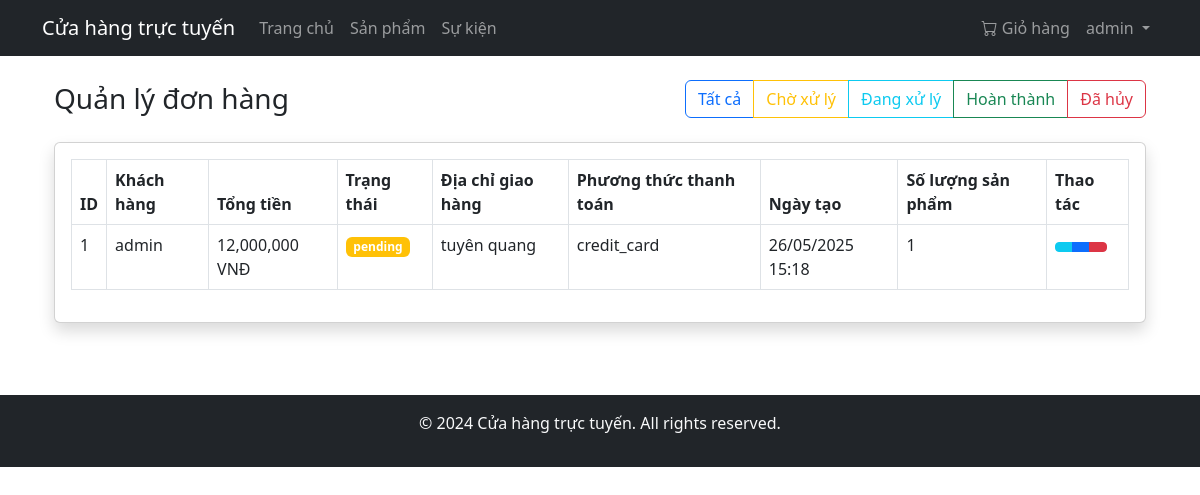
Page /order/admin/orders (signed in) on the committed database.
### app/models/user.py (models this page shows, shortened)
class User(UserMixin, db.Model):
    __tablename__ = 'users'
    id = db.Column(db.Integer, primary_key=True)
    username = db.Column(db.String(80), unique=True, nullable=False)
    email = db.Column(db.String(120), unique=True, nullable=False)
    password_hash = db.Column(db.String(128))
    is_admin = db.Column(db.Boolean, default=False)
    created_at = db.Column(db.DateTime, default=datetime.utcnow)
    orders = db.relationship('Order', back_populates='user', lazy=True)
    reviews = db.relationship('Review', back_populates='author', lazy='dynamic')
    cart = db.relationship('Cart', back_populates='user', uselist=False, cascade='all, delete-orphan')
    @property
    def cart_items(self):
        if self.cart:
            return self.cart.items
        return []

### app/models/order.py (models this page shows, shortened)
class Order(db.Model):
    __tablename__ = 'orders'
    id = db.Column(db.Integer, primary_key=True)
    user_id = db.Column(db.Integer, db.ForeignKey('users.id'), nullable=False)
    order_date = db.Column(db.DateTime, nullable=False, default=datetime.utcnow)
    total_amount = db.Column(db.Float, nullable=False)
    status = db.Column(db.String(20), nullable=False, default='pending')  # pending, processing, shipped, delivered, cancelled
    payment_method = db.Column(db.String(50), nullable=False)
    shipping_address = db.Column(db.Text, nullable=False)
    created_at = db.Column(db.DateTime, default=datetime.utcnow)
    updated_at = db.Column(db.DateTime, default=datetime.utcnow, onupdate=datetime.utcnow)
    user = db.relationship('User', back_populates='orders')
    items = db.relationship('OrderItem', back_populates='order', cascade='all, delete-orphan')

### app/controllers/order_controller.py (the view)
@order_bp.route('/admin/orders')
@login_required
def admin_orders():
    if not current_user.is_admin:
        flash('Bạn không có quyền truy cập trang này', 'danger')
        return redirect(url_for('home.index'))
    status = request.args.get('status')
    query = Order.query
    if status:
        query = query.filter_by(status=status)
    orders = query.order_by(Order.created_at.desc()).all()
    return render_template('admin/orders.html', orders=orders)

### app/models/user.py (called while the page is built)
@login_manager.user_loader
def load_user(id):
    return User.query.get(int(id))

### app/templates/admin/orders.html (shortened to what this page needs)
{% extends "base.html" %}
{% block content %}
<div class="container-fluid">
    <div class="d-flex justify-content-between align-items-center mb-4">
        <h1 class="h3 mb-0 text-gray-800">Quản lý đơn hàng</h1>
        <div class="btn-group">
            <a href="{{ url_for('order.admin_orders', status='all') }}"
               class="btn btn-outline-primary {% if status == 'all' %}active{% endif %}">
                Tất cả
            </a>
            <a href="{{ url_for('order.admin_orders', status='pending') }}"
               class="btn btn-outline-warning {% if status == 'pending' %}active{% endif %}">
                Chờ xử lý
            </a>
            <a href="{{ url_for('order.admin_orders', status='processing') }}"
               class="btn btn-outline-info {% if status == 'processing' %}active{% endif %}">
                Đang xử lý
            </a>
            <a href="{{ url_for('order.admin_orders', status='completed') }}"
               class="btn btn-outline-success {% if status == 'completed' %}active{% endif %}">
                Hoàn thành
            </a>
            <a href="{{ url_for('order.admin_orders', status='cancelled') }}"
               class="btn btn-outline-danger {% if status == 'cancelled' %}active{% endif %}">
                Đã hủy
            </a>
        </div>
    </div>
    <div class="card shadow mb-4">
        <div class="card-body">
            <div class="table-responsive">
                <table class="table table-bordered" id="dataTable" width="100%" cellspacing="0">
                    <thead>
                        <tr>
                            <th>ID</th>
                            <th>Khách hàng</th>
                            <th>Tổng tiền</th>
                            <th>Trạng thái</th>
                            <th>Địa chỉ giao hàng</th>
                            <th>Phương thức thanh toán</th>
                            <th>Ngày tạo</th>
                            <th>Số lượng sản phẩm</th>
                            <th>Thao tác</th>
                        </tr>
                    </thead>
                    <tbody>
                        {% for order in orders %}
                        <tr>
                            <td>{{ order.id }}</td>
                            <td>{{ order.user.username }}</td>
                            <td>{{ "{:,.0f}".format(order.total_amount) }} VNĐ</td>
                            <td>
                                <span class="badge {% if order.status == 'pending' %}bg-warning
                                                  {% elif order.status == 'processing' %}bg-info
                                                  {% elif order.status == 'completed' %}bg-success
                                                  {% else %}bg-danger{% endif %}">
                                    {{ order.status }}
                                </span>
                            </td>
                            <td>{{ order.shipping_address }}</td>
                            <td>{{ order.payment_method }}</td>
                            <td>{{ order.created_at.strftime('%d/%m/%Y %H:%M') }}</td>
                            <td>{{ order.items|length }}</td>
                            <td>
                                <div class="btn-group">
                                    <a href="{{ url_for('order.admin_view_order', order_id=order.id) }}"
                                       class="btn btn-sm btn-info">
                                    </a>
                                    <a href="{{ url_for('order.admin_edit_order', order_id=order.id) }}"
                                       class="btn btn-sm btn-primary">
                                    </a>
                                    <button type="button"
                                            class="btn btn-sm btn-danger"
                                            data-bs-toggle="modal"
                                            data-bs-target="#deleteModal{{ order.id }}">
                                    </button>
                                </div>
                            </td>
                        </tr>
                        {% endfor %}
                    </tbody>
                </table>
            </div>
        </div>
    </div>
</div>
{% endblock %}

### app/templates/base.html (shortened to what this page needs)
<!DOCTYPE html>
<html lang="vi">
<head>
    <link href="https://cdn.jsdelivr.net/npm/bootstrap@5.3.0/dist/css/bootstrap.min.css" rel="stylesheet">
    <link rel="stylesheet" href="https://cdn.jsdelivr.net/npm/bootstrap-icons@1.7.2/font/bootstrap-icons.css">
    <link rel="stylesheet" href="{{ url_for('static', filename='css/style.css') }}">
</head>
<body>
    <nav class="navbar navbar-expand-lg navbar-dark bg-dark">
        <div class="container">
            <a class="navbar-brand" href="{{ url_for('home.index') }}">Cửa hàng trực tuyến</a>
            <div class="collapse navbar-collapse" id="navbarNav">
                <ul class="navbar-nav me-auto">
                    <li class="nav-item">
                        <a class="nav-link" href="{{ url_for('home.index') }}">Trang chủ</a>
                    </li>
                    <li class="nav-item">
                        <a class="nav-link" href="{{ url_for('product.list_products') }}">Sản phẩm</a>
                    </li>
                    <li class="nav-item">
                        <a class="nav-link" href="{{ url_for('event.list_events') }}">Sự kiện</a>
                    </li>
                </ul>
                <ul class="navbar-nav">
                    {% if current_user.is_authenticated %}
                        <li class="nav-item">
                            <a class="nav-link" href="{{ url_for('cart.view_cart') }}">
                                <i class="bi bi-cart"></i> Giỏ hàng
                            </a>
                        </li>
                        <li class="nav-item dropdown">
                            <a class="nav-link dropdown-toggle" href="#" id="navbarDropdown" role="button" data-bs-toggle="dropdown">
                                {{ current_user.username }}
                            </a>
                        </li>
                    {% endif %}
                </ul>
            </div>
        </div>
    </nav>
    <div class="container mt-4">
        {% block content %}{% endblock %}
    </div>
    <footer class="bg-dark text-light mt-5 py-3">
        <div class="container text-center">
            <p>&copy; 2024 Cửa hàng trực tuyến. All rights reserved.</p>
        </div>
    </footer>
</body>
</html>

### app/static/css/style.css (style rules this page uses)
body { display: flex; flex-direction: column; min-height: 100vh; }
footer { margin-top: auto; }

### rows in the picture
User: username "admin"
Order: id "1", user.username "admin", total_amount "12,000,000", status "pending", shipping_address "tuyên quang", payment_method "credit_card", created_at "26/05/2025 15:18", items|length "1"
